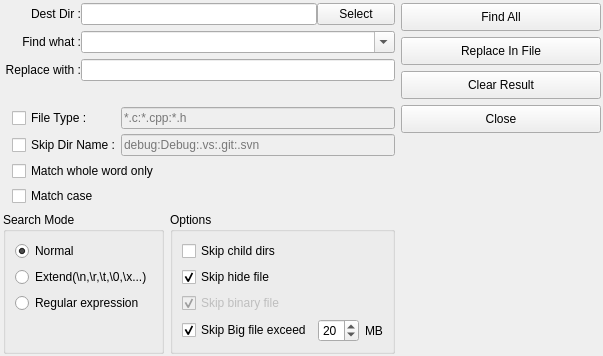
      <widget class="QWidget" name="tab_dirfind">
       <attribute name="title">
        <string>Dir Find</string>
       </attribute>
       <layout class="QHBoxLayout" name="horizontalLayout_8" stretch="3,1">
        <property name="leftMargin">
         <number>3</number>
        </property>
        <property name="topMargin">
         <number>3</number>
        </property>
        <property name="rightMargin">
         <number>2</number>
        </property>
        <property name="bottomMargin">
         <number>2</number>
        </property>
        <item>
         <layout class="QVBoxLayout" name="verticalLayout_13">
          <item>
           <layout class="QVBoxLayout" name="verticalLayout_16">
            <item>
             <layout class="QHBoxLayout" name="horizontalLayout_11" stretch="1,3,1">
              <property name="spacing">
               <number>0</number>
              </property>
              <item>
               <widget class="QLabel" name="label_8">
                <property name="sizePolicy">
                 <sizepolicy hsizetype="Minimum" vsizetype="Preferred">
                  <horstretch>0</horstretch>
                  <verstretch>0</verstretch>
                 </sizepolicy>
                </property>
                <property name="text">
                 <string>Dest Dir :</string>
                </property>
                <property name="alignment">
                 <set>Qt::AlignRight|Qt::AlignTrailing|Qt::AlignVCenter</set>
                </property>
               </widget>
              </item>
              <item>
               <widget class="QLineEdit" name="destFindDir">
                <property name="sizePolicy">
                 <sizepolicy hsizetype="Preferred" vsizetype="Fixed">
                  <horstretch>0</horstretch>
                  <verstretch>0</verstretch>
                 </sizepolicy>
                </property>
               </widget>
              </item>
              <item>
               <widget class="QToolButton" name="selectDir">
                <property name="sizePolicy">
                 <sizepolicy hsizetype="Expanding" vsizetype="Expanding">
                  <horstretch>0</horstretch>
                  <verstretch>0</verstretch>
                 </sizepolicy>
                </property>
                <property name="text">
                 <string>Select</string>
                </property>
               </widget>
              </item>
             </layout>
            </item>
            <item>
             <layout class="QHBoxLayout" name="horizontalLayout_13" stretch="1,4">
              <property name="spacing">
               <number>0</number>
              </property>
              <item>
               <widget class="QLabel" name="label_5">
                <property name="sizePolicy">
                 <sizepolicy hsizetype="Minimum" vsizetype="Preferred">
                  <horstretch>0</horstretch>
                  <verstretch>0</verstretch>
                 </sizepolicy>
                </property>
                <property name="text">
                 <string>Find what :</string>
                </property>
                <property name="alignment">
                 <set>Qt::AlignRight|Qt::AlignTrailing|Qt::AlignVCenter</set>
                </property>
               </widget>
              </item>
              <item>
               <widget class="QComboBox" name="dirFindWhat">
                <property name="editable">
                 <bool>true</bool>
                </property>
                <property name="maxCount">
                 <number>512</number>
                </property>
               </widget>
              </item>
             </layout>
            </item>
            <item>
             <layout class="QHBoxLayout" name="horizontalLayout_15" stretch="1,4">
              <property name="spacing">
               <number>0</number>
              </property>
              <item>
               <widget class="QLabel" name="label_6">
                <property name="sizePolicy">
                 <sizepolicy hsizetype="Minimum" vsizetype="Preferred">
                  <horstretch>0</horstretch>
                  <verstretch>0</verstretch>
                 </sizepolicy>
                </property>
                <property name="text">
                 <string>Replace with :</string>
                </property>
                <property name="alignment">
                 <set>Qt::AlignRight|Qt::AlignTrailing|Qt::AlignVCenter</set>
                </property>
               </widget>
              </item>
              <item>
               <widget class="QLineEdit" name="dirReplaceWhat">
                <property name="sizePolicy">
                 <sizepolicy hsizetype="Preferred" vsizetype="Fixed">
                  <horstretch>0</horstretch>
                  <verstretch>0</verstretch>
                 </sizepolicy>
                </property>
               </widget>
              </item>
             </layout>
            </item>
           </layout>
          </item>
          <item>
           <spacer name="verticalSpacer_11">
            <property name="orientation">
             <enum>Qt::Vertical</enum>
            </property>
            <property name="sizeHint" stdset="0">
             <size>
              <width>20</width>
              <height>20</height>
             </size>
            </property>
           </spacer>
          </item>
          <item>
           <layout class="QGridLayout" name="gridLayout">
            <property name="leftMargin">
             <number>9</number>
            </property>
            <property name="horizontalSpacing">
             <number>0</number>
            </property>
            <property name="verticalSpacing">
             <number>5</number>
            </property>
            <item row="1" column="0" colspan="2">
             <widget class="QCheckBox" name="skipDir">
              <property name="sizePolicy">
               <sizepolicy hsizetype="Minimum" vsizetype="Fixed">
                <horstretch>0</horstretch>
                <verstretch>0</verstretch>
               </sizepolicy>
              </property>
              <property name="text">
               <string>Skip Dir Name :</string>
              </property>
             </widget>
            </item>
            <item row="1" column="2">
             <widget class="QLineEdit" name="skipDirNames">
              <property name="enabled">
               <bool>false</bool>
              </property>
              <property name="sizePolicy">
               <sizepolicy hsizetype="Expanding" vsizetype="Preferred">
                <horstretch>0</horstretch>
                <verstretch>0</verstretch>
               </sizepolicy>
              </property>
              <property name="placeholderText">
               <string>debug:Debug:.vs:.git:.svn</string>
              </property>
             </widget>
            </item>
            <item row="2" column="0" colspan="3">
             <widget class="QCheckBox" name="dirFindMatchWholeBox">
              <property name="text">
               <string>Match whole word only</string>
              </property>
              <property name="checkable">
               <bool>true</bool>
              </property>
              <property name="checked">
               <bool>false</bool>
              </property>
             </widget>
            </item>
            <item row="0" column="2">
             <widget class="QLineEdit" name="fileType">
              <property name="enabled">
               <bool>false</bool>
              </property>
              <property name="sizePolicy">
               <sizepolicy hsizetype="Expanding" vsizetype="Preferred">
                <horstretch>0</horstretch>
                <verstretch>0</verstretch>
               </sizepolicy>
              </property>
              <property name="placeholderText">
               <string>*.c:*.cpp:*.h</string>
              </property>
             </widget>
            </item>
            <item row="0" column="0" colspan="2">
             <widget class="QCheckBox" name="dealFileType">
              <property name="sizePolicy">
               <sizepolicy hsizetype="Minimum" vsizetype="Fixed">
                <horstretch>0</horstretch>
                <verstretch>0</verstretch>
               </sizepolicy>
              </property>
              <property name="text">
               <string>File Type :</string>
              </property>
             </widget>
            </item>
            <item row="3" column="0" colspan="3">
             <widget class="QCheckBox" name="dirFindMatchCaseBox">
              <property name="text">
               <string>Match case</string>
              </property>
             </widget>
            </item>
           </layout>
          </item>
          <item>
           <layout class="QHBoxLayout" name="horizontalLayout_10">
            <item>
             <widget class="QGroupBox" name="groupBox_4">
              <property name="title">
               <string>Search Mode</string>
              </property>
              <layout class="QVBoxLayout" name="verticalLayout_20">
               <item>
                <widget class="QRadioButton" name="dirFindModeNormalBox">
                 <property name="text">
                  <string>Normal</string>
                 </property>
                 <property name="checked">
                  <bool>true</bool>
                 </property>
                </widget>
               </item>
               <item>
                <widget class="QRadioButton" name="dirFindModeExtendBox">
                 <property name="text">
                  <string>Extend(\n,\r,\t,\0,\x...)</string>
                 </property>
                </widget>
               </item>
               <item>
                <widget class="QRadioButton" name="dirFindModeRegularBt">
                 <property name="text">
                  <string>Regular expression</string>
                 </property>
                </widget>
               </item>
               <item>
                <widget class="QLabel" name="placeholder">
                 <property name="text">
                  <string/>
                 </property>
                </widget>
               </item>
              </layout>
             </widget>
            </item>
            <item>
             <widget class="QGroupBox" name="groupBox_5">
              <property name="title">
               <string>Options</string>
              </property>
              <layout class="QVBoxLayout" name="verticalLayout_14">
               <item>
                <widget class="QCheckBox" name="skipChildDirs">
                 <property name="text">
                  <string>Skip child dirs</string>
                 </property>
                </widget>
               </item>
               <item>
                <widget class="QCheckBox" name="skipHideFile">
                 <property name="text">
                  <string>Skip hide file</string>
                 </property>
                 <property name="checked">
                  <bool>true</bool>
                 </property>
                </widget>
               </item>
               <item>
                <widget class="QCheckBox" name="skipBinary">
                 <property name="enabled">
                  <bool>false</bool>
                 </property>
                 <property name="text">
                  <string>Skip binary file</string>
                 </property>
                 <property name="checked">
                  <bool>true</bool>
                 </property>
                </widget>
               </item>
               <item>
                <layout class="QHBoxLayout" name="horizontalLayout_12">
                 <property name="spacing">
                  <number>6</number>
                 </property>
                 <item>
                  <widget class="QCheckBox" name="skipFileMaxSize">
                   <property name="text">
                    <string>Skip Big file exceed</string>
                   </property>
                   <property name="checked">
                    <bool>true</bool>
                   </property>
                  </widget>
                 </item>
                 <item>
                  <widget class="QSpinBox" name="maxFileSizeSpinBox">
                   <property name="minimum">
                    <number>1</number>
                   </property>
                   <property name="maximum">
                    <number>30</number>
                   </property>
                   <property name="value">
                    <number>20</number>
                   </property>
                  </widget>
                 </item>
                 <item>
                  <widget class="QLabel" name="label_9">
                   <property name="text">
                    <string>MB</string>
                   </property>
                  </widget>
                 </item>
                </layout>
               </item>
              </layout>
             </widget>
            </item>
           </layout>
          </item>
         </layout>
        </item>
        <item>
         <layout class="QVBoxLayout" name="verticalLayout_15">
          <item>
           <widget class="QPushButton" name="dirFindAll">
            <property name="sizePolicy">
             <sizepolicy hsizetype="Preferred" vsizetype="Fixed">
              <horstretch>0</horstretch>
              <verstretch>0</verstretch>
             </sizepolicy>
            </property>
            <property name="minimumSize">
             <size>
              <width>200</width>
              <height>28</height>
             </size>
            </property>
            <property name="text">
             <string>Find All</string>
            </property>
           </widget>
          </item>
          <item>
           <widget class="QPushButton" name="dirReplaceAll">
            <property name="sizePolicy">
             <sizepolicy hsizetype="Minimum" vsizetype="Fixed">
              <horstretch>0</horstretch>
              <verstretch>0</verstretch>
             </sizepolicy>
            </property>
            <property name="minimumSize">
             <size>
              <width>200</width>
              <height>28</height>
             </size>
            </property>
            <property name="text">
             <string>Replace In File</string>
            </property>
           </widget>
          </item>
          <item>
           <widget class="QPushButton" name="clearBt">
            <property name="sizePolicy">
             <sizepolicy hsizetype="Minimum" vsizetype="Fixed">
              <horstretch>0</horstretch>
              <verstretch>0</verstretch>
             </sizepolicy>
            </property>
            <property name="minimumSize">
             <size>
              <width>200</width>
              <height>28</height>
             </size>
            </property>
            <property name="text">
             <string>Clear Result</string>
            </property>
           </widget>
          </item>
          <item>
           <widget class="QPushButton" name="dirClose">
            <property name="sizePolicy">
             <sizepolicy hsizetype="Minimum" vsizetype="Fixed">
              <horstretch>0</horstretch>
              <verstretch>0</verstretch>
             </sizepolicy>
            </property>
            <property name="minimumSize">
             <size>
              <width>200</width>
              <height>28</height>
             </size>
            </property>
            <property name="text">
             <string>Close</string>
            </property>
           </widget>
          </item>
          <item>
           <spacer name="verticalSpacer_10">
            <property name="orientation">
             <enum>Qt::Vertical</enum>
            </property>
            <property name="sizeHint" stdset="0">
             <size>
              <width>20</width>
              <height>40</height>
             </size>
            </property>
           </spacer>
          </item>
         </layout>
        </item>
       </layout>
      </widget>
